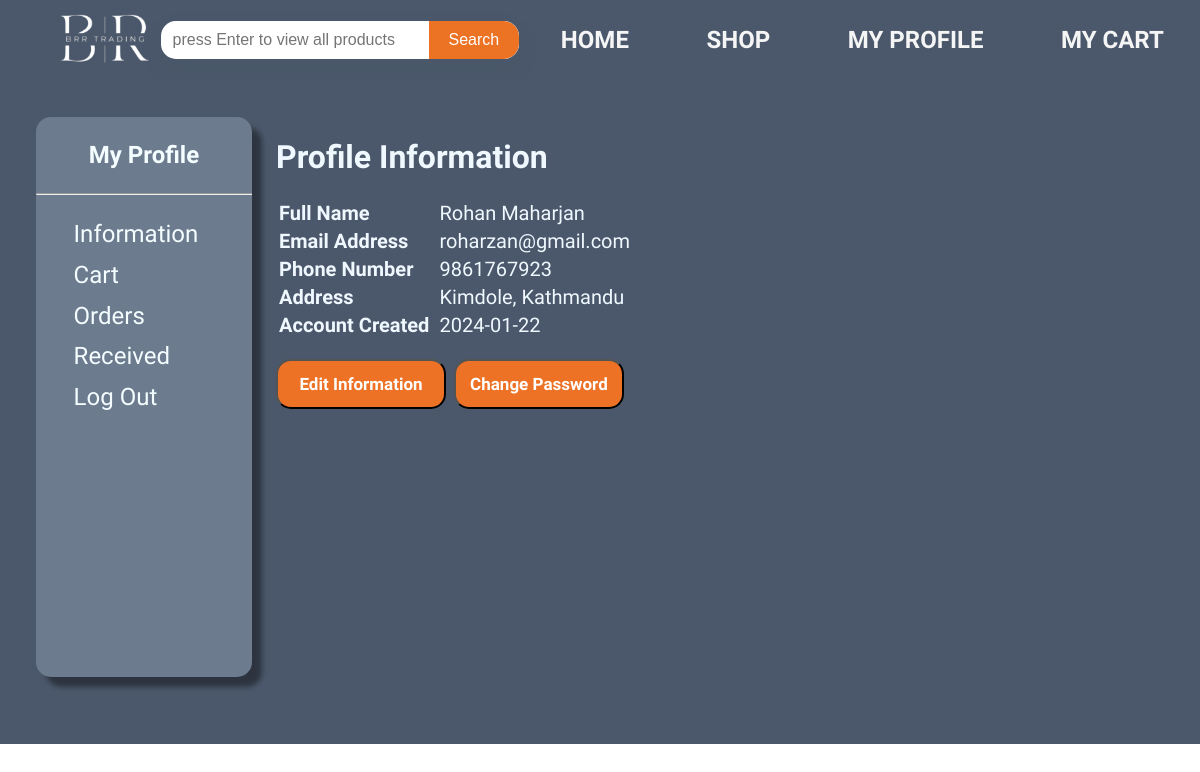
Screenshot of /myProfile.php (signed in) with the database file from the repository.
### tables this page shows
CREATE TABLE `user` (
  `id` int(11) NOT NULL,
  `name` varchar(255) NOT NULL,
  `email` varchar(255) NOT NULL,
  `phone` varchar(10) NOT NULL,
  `address` varchar(255) DEFAULT NULL,
  `password` varchar(255) NOT NULL,
  `account_created` timestamp NOT NULL DEFAULT current_timestamp()
);

### myProfile/information.php (the view, shortened to what this page needs)
<!DOCTYPE html>
<html lang="en">
<head>
    <link rel="stylesheet" href="./css/information.css" />
</head>
<body>
    <h1>Profile Information</h1>
    <?php
    include './database/connectDB.php';
    $email = $_SESSION['Username'];
    $sql = "SELECT * FROM user WHERE email='$email'";
    $result = $conn->query($sql);
    if ($result->num_rows > 0) {
        echo "<table border='0'>";
        while ($row = $result->fetch_assoc()) {
            echo "<tr>";
            echo "<th>Full Name</th>";
            echo "<td>" . $row['name'] . "</td>";
            echo "</tr>";
            echo "<tr>";
            echo "<th>Email Address</th>";
            echo "<td>" . $row['email'] . "</td>";
            echo "</tr>";
            echo "<tr>";
            echo "<th>Phone Number</th>";
            echo "<td>" . $row['phone'] . "</td>";
            echo "</tr>";
            echo "<tr>";
            echo "<th>Address</th>";
            echo "<td>" . $row['address'] . "</td>";
            echo "</tr>";
            echo "<tr>";
            echo "<th>Account Created</th>";
            echo "<td>" . mb_strimwidth($row['account_created'], 0, 10) . "</td>";
            echo "</tr>";
        }
        echo "</table><br>";
        echo "<button class='orange-button'><a href='./myProfile/edit_info.php?email=$email'>Edit Information</a></button>&nbsp;&nbsp;";
        echo "<button class='orange-button'><a href='./myProfile/change_password.php?email=$email'>Change Password</a></button>";
    } else {
        echo "Invalid User";
    }
    ?>
</body>
</html>

### css/global.css (style rules this page uses)
body { margin: 0; line-height: normal; }
body { overflow-x: hidden; font-family: "tenor sans"; }
a { color: white; text-decoration: none; }

### css/myProfile.css (style rules this page uses)
* { font-family: "tenor sans"; overflow: hidden; }

### css/information.css (style rules this page uses)
table { width: 40%; text-align: left; font-size: 20px; }
.orange-button { width: 170px; height: 50px; border-radius: 15px; font-size: 17px; font-weight: 600; }
.orange-button { background-color: #ed7225; color: white; }
button>a { color: white; text-decoration: none; }

### rows the page displays
user: name "Rohan Maharjan", email "roharzan@gmail.com", phone "9861767923", address "Kimdole, Kathmandu", account_created "2024-01-22"
